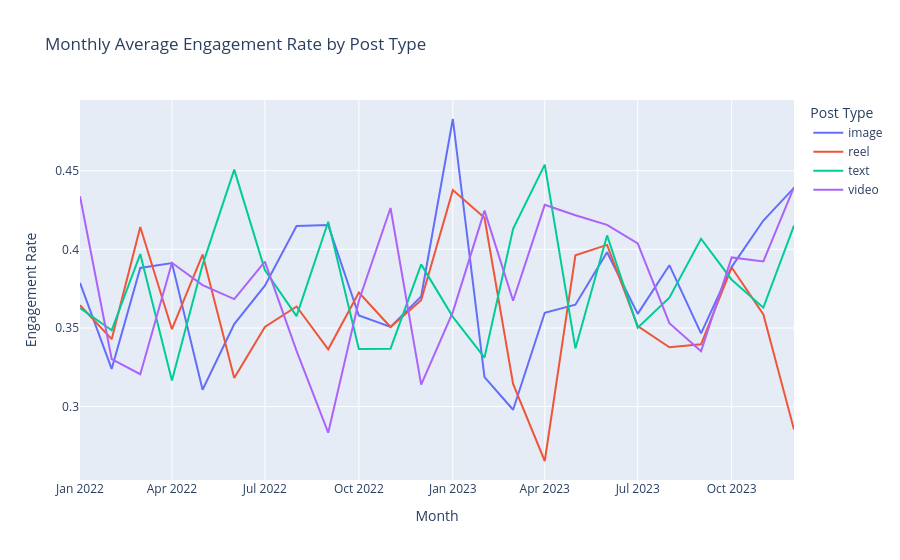

Notebook cell for this chart:
### Markdown cell above
**Interactive line chart:** monthly engagement rate by post type.

### Code cell
monthly = (df.groupby([df['posted_at'].dt.to_period('M').dt.to_timestamp(), 'post_type'])['engagement_rate']
             .mean().reset_index())

fig = px.line(monthly, x='posted_at', y='engagement_rate', color='post_type',
              title='Monthly Average Engagement Rate by Post Type',
              labels={'posted_at': 'Month', 'engagement_rate': 'Engagement Rate', 'post_type': 'Post Type'})
fig.show()
